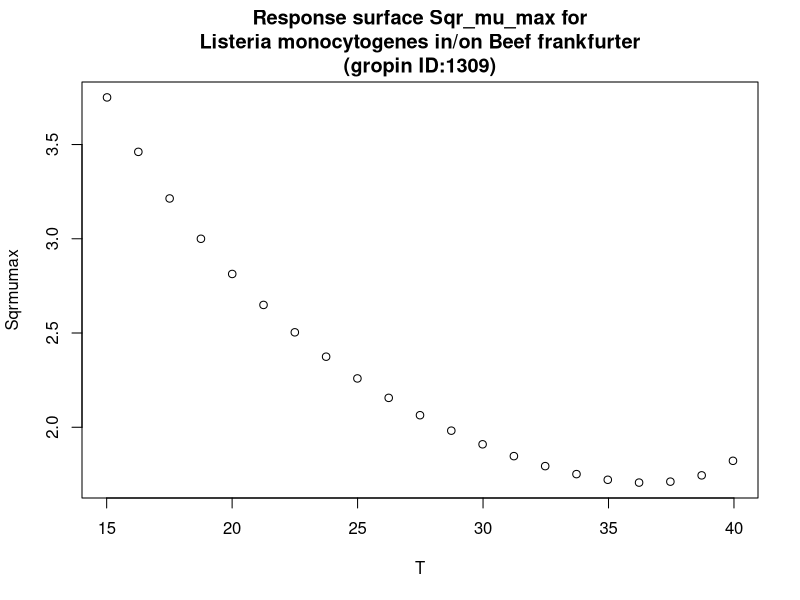

Source code (R):
#############################
# start of Parameter script
#############################
T <- seq(15.015,39.96003996004,length.out=21)
#############################
# end of Parameter script
#############################
############################# 
# start of Model script Gropin ID 1309 
#############################
 
# constant coefficients for this model
 
variables <- data.frame(T)
argumentsPar <- unique.data.frame(expand.grid(variables))
 
# heart of the model
response_surface <- function(T) {
   mumax <-1/(0.0179*(T-0.109)*(1-exp(0.2417*(T-46.03))))

	return(mumax=mumax)
} 

# output parameters
responseSurface <- cbind(argumentsPar,response_surface(argumentsPar['T']))
colnames(responseSurface) <- c(colnames(argumentsPar),'Sqrmumax')
#############################
# End of Model script
#############################
############################# 
# start of Visualisation script Gropin ID 1309 
#############################
titleText <-'Response surface Sqr_mu_max for
Listeria monocytogenes in/on Beef frankfurter
(gropin ID:1309)'
plot(T,responseSurface$'Sqrmumax',xlab='T',
                          ylab='Sqrmumax',main=titleText)
#############################
# End of Visualisation script
#############################
